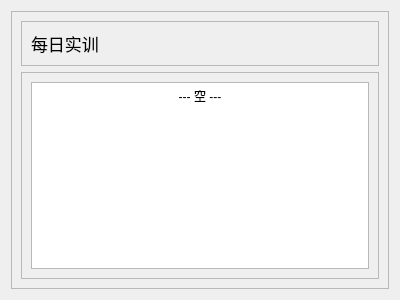
<?xml version="1.0" encoding="UTF-8"?>
<ui version="4.0">
 <class>Form</class>
 <widget class="QWidget" name="Form">
  <property name="geometry">
   <rect>
    <x>0</x>
    <y>0</y>
    <width>400</width>
    <height>300</height>
   </rect>
  </property>
  <property name="font">
   <font>
    <pointsize>13</pointsize>
   </font>
  </property>
  <property name="windowTitle">
   <string>Form</string>
  </property>
  <layout class="QGridLayout" name="gridLayout">
   <item row="0" column="0">
    <widget class="QFrame" name="frame">
     <property name="frameShape">
      <enum>QFrame::Shape::StyledPanel</enum>
     </property>
     <property name="frameShadow">
      <enum>QFrame::Shadow::Raised</enum>
     </property>
     <layout class="QVBoxLayout" name="verticalLayout_2">
      <item>
       <widget class="QFrame" name="frame_1">
        <property name="frameShape">
         <enum>QFrame::Shape::StyledPanel</enum>
        </property>
        <property name="frameShadow">
         <enum>QFrame::Shadow::Raised</enum>
        </property>
        <layout class="QHBoxLayout" name="horizontalLayout">
         <item>
          <widget class="QLabel" name="label">
           <property name="text">
            <string>每日实训</string>
           </property>
          </widget>
         </item>
         <item>
          <spacer name="horizontalSpacer">
           <property name="orientation">
            <enum>Qt::Orientation::Horizontal</enum>
           </property>
           <property name="sizeHint" stdset="0">
            <size>
             <width>329</width>
             <height>20</height>
            </size>
           </property>
          </spacer>
         </item>
        </layout>
       </widget>
      </item>
      <item>
       <widget class="QFrame" name="frame_2">
        <property name="frameShape">
         <enum>QFrame::Shape::StyledPanel</enum>
        </property>
        <property name="frameShadow">
         <enum>QFrame::Shadow::Raised</enum>
        </property>
        <layout class="QVBoxLayout" name="verticalLayout">
         <item>
          <widget class="QTextBrowser" name="textBrowser">
           <property name="html">
            <string>&lt;!DOCTYPE HTML PUBLIC &quot;-//W3C//DTD HTML 4.0//EN&quot; &quot;http://www.w3.org/TR/REC-html40/strict.dtd&quot;&gt;
&lt;html&gt;&lt;head&gt;&lt;meta name=&quot;qrichtext&quot; content=&quot;1&quot; /&gt;&lt;meta charset=&quot;utf-8&quot; /&gt;&lt;style type=&quot;text/css&quot;&gt;
p, li { white-space: pre-wrap; }
hr { height: 1px; border-width: 0; }
li.unchecked::marker { content: &quot;\2610&quot;; }
li.checked::marker { content: &quot;\2612&quot;; }
&lt;/style&gt;&lt;/head&gt;&lt;body style=&quot; font-family:'Microsoft YaHei UI'; font-size:13pt; font-weight:400; font-style:normal;&quot;&gt;
&lt;p align=&quot;center&quot; style=&quot; margin-top:0px; margin-bottom:0px; margin-left:0px; margin-right:0px; -qt-block-indent:0; text-indent:0px;&quot;&gt;&lt;span style=&quot; font-size:9pt;&quot;&gt;--- 空 ---&lt;/span&gt;&lt;/p&gt;&lt;/body&gt;&lt;/html&gt;</string>
           </property>
          </widget>
         </item>
        </layout>
       </widget>
      </item>
     </layout>
    </widget>
   </item>
  </layout>
 </widget>
 <resources/>
 <connections/>
</ui>
